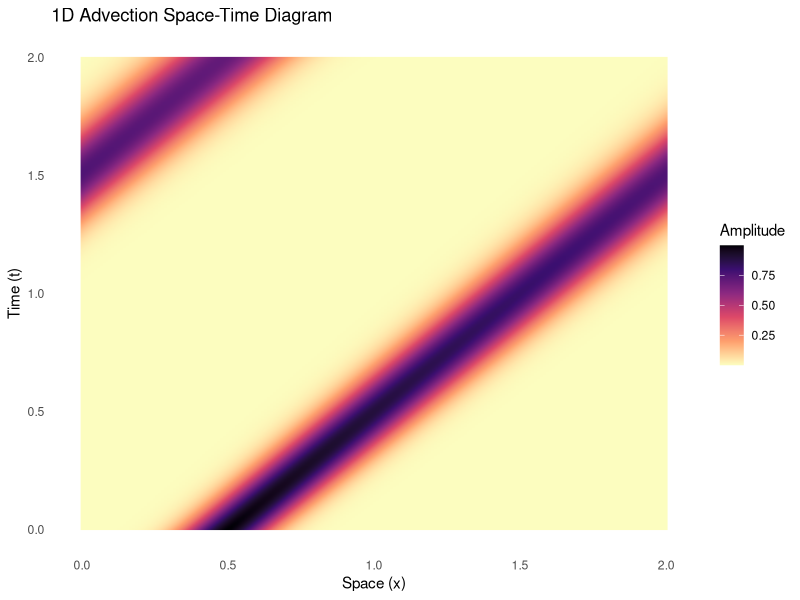

Reproduce this figure in R.
# 1D Linear Advection Simulation with Space-Time Heatmap
library(ggplot2)

# Physics Parameters
c <- 1 # Wave speed
x_min <- 0 # Domain start
x_max <- 2 # Domain end
t_max <- 2 # Simulation time

# Numerical Parameters
nx <- 200 # Spatial grid points
nt <- 400 # Temporal grid points
dx <- (x_max - x_min) / (nx - 1)
dt <- t_max / nt

# Stability check (CFL condition)
cfl <- c * dt / dx
if (cfl > 1.0) {
  stop("CFL condition violated - decrease dt or increase dx")
}

# Spatial grid
x <- seq(x_min, x_max, length.out = nx)

# Initial condition (Gaussian pulse)
u0 <- exp(-(x - 0.5)^2 / (2 * (0.1)^2))

# Initialize solution matrix
u <- matrix(0, nrow = nx, ncol = nt)
u[, 1] <- u0

# Time-stepping with periodic BCs
for (n in 1:(nt - 1)) {
  # Interior points
  for (i in 2:nx) {
    u[i, n + 1] <- u[i, n] - c * dt / dx * (u[i, n] - u[i - 1, n])
  }

  # Periodic boundary (left boundary)
  u[1, n + 1] <- u[1, n] - c * dt / dx * (u[1, n] - u[nx, n])
}

# Create time vector
time_steps <- seq(0, t_max, length.out = nt)

# Reshape data for ggplot
df <- data.frame(
  x = rep(x, times = nt),
  t = rep(time_steps, each = nx),
  u = as.vector(u)
)

# Create space-time heatmap
ggplot(df, aes(x = x, y = t, fill = u)) +
  geom_raster(interpolate = TRUE) +
  scale_fill_viridis_c(option = "A", direction = -1) +
  labs(
    title = "1D Advection Space-Time Diagram",
    x = "Space (x)",
    y = "Time (t)",
    fill = "Amplitude"
  ) +
  theme_minimal() +
  theme(panel.grid = element_blank())
